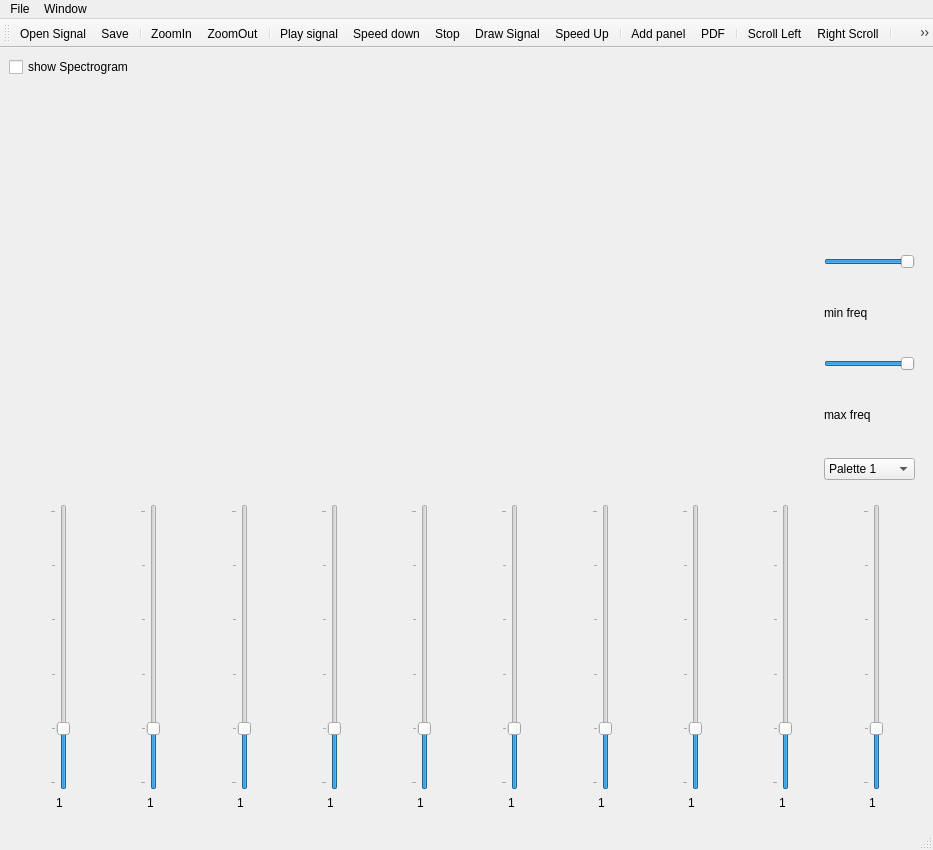
<?xml version="1.0" encoding="UTF-8"?>
<ui version="4.0">
 <class>MainWindow</class>
 <widget class="QMainWindow" name="MainWindow">
  <property name="geometry">
   <rect>
    <x>0</x>
    <y>0</y>
    <width>933</width>
    <height>850</height>
   </rect>
  </property>
  <property name="windowTitle">
   <string>MainWindow</string>
  </property>
  <property name="windowIcon">
   <iconset>
    <normaloff>E:/apps/Task1/icons/signal.png</normaloff>E:/apps/Task1/icons/signal.png</iconset>
  </property>
  <widget class="QWidget" name="centralwidget">
   <layout class="QGridLayout" name="gridLayout_4">
    <item row="1" column="0">
     <layout class="QHBoxLayout" name="horizontalLayout_2">
      <item>
       <widget class="PlotWidget" name="graphWidget" native="true">
        <property name="minimumSize">
         <size>
          <width>800</width>
          <height>200</height>
         </size>
        </property>
       </widget>
      </item>
     </layout>
    </item>
    <item row="2" column="0">
     <layout class="QHBoxLayout" name="horizontalLayout_3">
      <item>
       <widget class="PlotWidget" name="graphWidget2" native="true">
        <property name="minimumSize">
         <size>
          <width>800</width>
          <height>200</height>
         </size>
        </property>
       </widget>
      </item>
     </layout>
    </item>
    <item row="0" column="0">
     <widget class="QCheckBox" name="checkBox">
      <property name="text">
       <string>show Spectrogram</string>
      </property>
     </widget>
    </item>
    <item row="4" column="0" colspan="2">
     <widget class="QWidget" name="widget" native="true">
      <property name="minimumSize">
       <size>
        <width>0</width>
        <height>200</height>
       </size>
      </property>
      <layout class="QGridLayout" name="gridLayout_3">
       <item row="1" column="0" alignment="Qt::AlignHCenter">
        <widget class="QLabel" name="label">
         <property name="text">
          <string>1</string>
         </property>
        </widget>
       </item>
       <item row="0" column="5" alignment="Qt::AlignHCenter">
        <widget class="QSlider" name="verticalSlider_6">
         <property name="maximum">
          <number>5</number>
         </property>
         <property name="pageStep">
          <number>1</number>
         </property>
         <property name="sliderPosition">
          <number>1</number>
         </property>
         <property name="orientation">
          <enum>Qt::Vertical</enum>
         </property>
         <property name="tickPosition">
          <enum>QSlider::TicksAbove</enum>
         </property>
        </widget>
       </item>
       <item row="0" column="1" alignment="Qt::AlignHCenter">
        <widget class="QSlider" name="verticalSlider_2">
         <property name="maximum">
          <number>5</number>
         </property>
         <property name="pageStep">
          <number>1</number>
         </property>
         <property name="sliderPosition">
          <number>1</number>
         </property>
         <property name="orientation">
          <enum>Qt::Vertical</enum>
         </property>
         <property name="tickPosition">
          <enum>QSlider::TicksAbove</enum>
         </property>
        </widget>
       </item>
       <item row="1" column="3" alignment="Qt::AlignHCenter">
        <widget class="QLabel" name="label_4">
         <property name="text">
          <string>1</string>
         </property>
        </widget>
       </item>
       <item row="0" column="9" alignment="Qt::AlignHCenter">
        <widget class="QSlider" name="verticalSlider_10">
         <property name="maximum">
          <number>5</number>
         </property>
         <property name="pageStep">
          <number>1</number>
         </property>
         <property name="sliderPosition">
          <number>1</number>
         </property>
         <property name="orientation">
          <enum>Qt::Vertical</enum>
         </property>
         <property name="tickPosition">
          <enum>QSlider::TicksAbove</enum>
         </property>
        </widget>
       </item>
       <item row="0" column="3" alignment="Qt::AlignHCenter">
        <widget class="QSlider" name="verticalSlider_4">
         <property name="maximum">
          <number>5</number>
         </property>
         <property name="pageStep">
          <number>1</number>
         </property>
         <property name="sliderPosition">
          <number>1</number>
         </property>
         <property name="orientation">
          <enum>Qt::Vertical</enum>
         </property>
         <property name="tickPosition">
          <enum>QSlider::TicksAbove</enum>
         </property>
        </widget>
       </item>
       <item row="0" column="6" alignment="Qt::AlignHCenter">
        <widget class="QSlider" name="verticalSlider_7">
         <property name="maximum">
          <number>5</number>
         </property>
         <property name="pageStep">
          <number>1</number>
         </property>
         <property name="sliderPosition">
          <number>1</number>
         </property>
         <property name="orientation">
          <enum>Qt::Vertical</enum>
         </property>
         <property name="tickPosition">
          <enum>QSlider::TicksAbove</enum>
         </property>
        </widget>
       </item>
       <item row="0" column="7" alignment="Qt::AlignHCenter">
        <widget class="QSlider" name="verticalSlider_8">
         <property name="maximum">
          <number>5</number>
         </property>
         <property name="pageStep">
          <number>1</number>
         </property>
         <property name="sliderPosition">
          <number>1</number>
         </property>
         <property name="orientation">
          <enum>Qt::Vertical</enum>
         </property>
         <property name="tickPosition">
          <enum>QSlider::TicksAbove</enum>
         </property>
        </widget>
       </item>
       <item row="1" column="5" alignment="Qt::AlignHCenter">
        <widget class="QLabel" name="label_6">
         <property name="text">
          <string>1</string>
         </property>
        </widget>
       </item>
       <item row="1" column="9" alignment="Qt::AlignHCenter">
        <widget class="QLabel" name="label_10">
         <property name="text">
          <string>1</string>
         </property>
        </widget>
       </item>
       <item row="0" column="8" alignment="Qt::AlignHCenter">
        <widget class="QSlider" name="verticalSlider_9">
         <property name="maximum">
          <number>5</number>
         </property>
         <property name="pageStep">
          <number>1</number>
         </property>
         <property name="sliderPosition">
          <number>1</number>
         </property>
         <property name="orientation">
          <enum>Qt::Vertical</enum>
         </property>
         <property name="tickPosition">
          <enum>QSlider::TicksAbove</enum>
         </property>
        </widget>
       </item>
       <item row="1" column="8" alignment="Qt::AlignHCenter">
        <widget class="QLabel" name="label_9">
         <property name="text">
          <string>1</string>
         </property>
        </widget>
       </item>
       <item row="1" column="7" alignment="Qt::AlignHCenter">
        <widget class="QLabel" name="label_8">
         <property name="text">
          <string>1</string>
         </property>
        </widget>
       </item>
       <item row="1" column="4" alignment="Qt::AlignHCenter">
        <widget class="QLabel" name="label_5">
         <property name="text">
          <string>1</string>
         </property>
        </widget>
       </item>
       <item row="1" column="2" alignment="Qt::AlignHCenter">
        <widget class="QLabel" name="label_3">
         <property name="text">
          <string>1</string>
         </property>
        </widget>
       </item>
       <item row="0" column="4" alignment="Qt::AlignHCenter">
        <widget class="QSlider" name="verticalSlider_5">
         <property name="maximum">
          <number>5</number>
         </property>
         <property name="pageStep">
          <number>1</number>
         </property>
         <property name="sliderPosition">
          <number>1</number>
         </property>
         <property name="orientation">
          <enum>Qt::Vertical</enum>
         </property>
         <property name="tickPosition">
          <enum>QSlider::TicksAbove</enum>
         </property>
        </widget>
       </item>
       <item row="1" column="6" alignment="Qt::AlignHCenter">
        <widget class="QLabel" name="label_7">
         <property name="text">
          <string>1</string>
         </property>
        </widget>
       </item>
       <item row="1" column="1" alignment="Qt::AlignHCenter">
        <widget class="QLabel" name="label_2">
         <property name="text">
          <string>1</string>
         </property>
        </widget>
       </item>
       <item row="0" column="0" alignment="Qt::AlignHCenter">
        <widget class="QSlider" name="verticalSlider">
         <property name="maximum">
          <number>5</number>
         </property>
         <property name="pageStep">
          <number>1</number>
         </property>
         <property name="value">
          <number>1</number>
         </property>
         <property name="sliderPosition">
          <number>1</number>
         </property>
         <property name="orientation">
          <enum>Qt::Vertical</enum>
         </property>
         <property name="tickPosition">
          <enum>QSlider::TicksAbove</enum>
         </property>
        </widget>
       </item>
       <item row="0" column="2" alignment="Qt::AlignHCenter">
        <widget class="QSlider" name="verticalSlider_3">
         <property name="maximum">
          <number>5</number>
         </property>
         <property name="pageStep">
          <number>1</number>
         </property>
         <property name="sliderPosition">
          <number>1</number>
         </property>
         <property name="orientation">
          <enum>Qt::Vertical</enum>
         </property>
         <property name="tickPosition">
          <enum>QSlider::TicksAbove</enum>
         </property>
        </widget>
       </item>
      </layout>
     </widget>
    </item>
    <item row="1" column="1" rowspan="2">
     <widget class="QWidget" name="verticalWidget" native="true">
      <property name="maximumSize">
       <size>
        <width>16777215</width>
        <height>600</height>
       </size>
      </property>
      <layout class="QVBoxLayout" name="verticalLayout">
       <item alignment="Qt::AlignHCenter">
        <widget class="QLabel" name="spectroWidget2">
         <property name="text">
          <string/>
         </property>
        </widget>
       </item>
       <item alignment="Qt::AlignHCenter">
        <widget class="QLabel" name="spectroWidget">
         <property name="text">
          <string/>
         </property>
        </widget>
       </item>
       <item>
        <widget class="QSlider" name="min_value_slider">
         <property name="minimum">
          <number>-200</number>
         </property>
         <property name="maximum">
          <number>0</number>
         </property>
         <property name="orientation">
          <enum>Qt::Horizontal</enum>
         </property>
        </widget>
       </item>
       <item>
        <widget class="QLabel" name="min_freq">
         <property name="text">
          <string>min freq</string>
         </property>
        </widget>
       </item>
       <item>
        <widget class="QSlider" name="max_value_slider">
         <property name="minimum">
          <number>-200</number>
         </property>
         <property name="maximum">
          <number>0</number>
         </property>
         <property name="orientation">
          <enum>Qt::Horizontal</enum>
         </property>
        </widget>
       </item>
       <item>
        <widget class="QLabel" name="max_freq">
         <property name="text">
          <string>max freq</string>
         </property>
        </widget>
       </item>
       <item>
        <widget class="QComboBox" name="comboBox">
         <property name="maximumSize">
          <size>
           <width>16777215</width>
           <height>16777215</height>
          </size>
         </property>
         <property name="editable">
          <bool>false</bool>
         </property>
         <item>
          <property name="text">
           <string>Palette 1</string>
          </property>
         </item>
         <item>
          <property name="text">
           <string>Palette 2</string>
          </property>
         </item>
         <item>
          <property name="text">
           <string>Palette 3</string>
          </property>
         </item>
         <item>
          <property name="text">
           <string>Palette 4</string>
          </property>
         </item>
         <item>
          <property name="text">
           <string>Palette 5</string>
          </property>
         </item>
        </widget>
       </item>
      </layout>
     </widget>
    </item>
   </layout>
  </widget>
  <widget class="QMenuBar" name="menubar">
   <property name="geometry">
    <rect>
     <x>0</x>
     <y>0</y>
     <width>933</width>
     <height>22</height>
    </rect>
   </property>
   <widget class="QMenu" name="menuFile">
    <property name="title">
     <string>File</string>
    </property>
    <addaction name="actionOpen_signal"/>
    <addaction name="separator"/>
    <addaction name="separator"/>
    <addaction name="separator"/>
    <addaction name="actionSave_signal_as"/>
    <addaction name="separator"/>
    <addaction name="separator"/>
    <addaction name="separator"/>
    <addaction name="separator"/>
    <addaction name="separator"/>
    <addaction name="actionExit"/>
   </widget>
   <widget class="QMenu" name="menuWindow">
    <property name="title">
     <string>Window</string>
    </property>
    <addaction name="Add_New_window"/>
   </widget>
   <addaction name="menuFile"/>
   <addaction name="menuWindow"/>
  </widget>
  <widget class="QStatusBar" name="statusbar"/>
  <widget class="QToolBar" name="toolBar">
   <property name="windowTitle">
    <string>toolBar</string>
   </property>
   <attribute name="toolBarArea">
    <enum>TopToolBarArea</enum>
   </attribute>
   <attribute name="toolBarBreak">
    <bool>false</bool>
   </attribute>
   <addaction name="OpenSignalBtn"/>
   <addaction name="Save_signal"/>
   <addaction name="separator"/>
   <addaction name="ZoomIn"/>
   <addaction name="ZoomOut"/>
   <addaction name="separator"/>
   <addaction name="PlayBtn"/>
   <addaction name="actionSpeed_down"/>
   <addaction name="Stop"/>
   <addaction name="DrawSig"/>
   <addaction name="actionSpeed_Up"/>
   <addaction name="separator"/>
   <addaction name="AddPanel"/>
   <addaction name="PDF"/>
   <addaction name="separator"/>
   <addaction name="LeftScroll"/>
   <addaction name="RightScroll"/>
   <addaction name="separator"/>
   <addaction name="ShowFftButton"/>
  </widget>
  <action name="actionOpen_signal">
   <property name="text">
    <string>Open signal</string>
   </property>
   <property name="shortcut">
    <string>Ctrl+O</string>
   </property>
  </action>
  <action name="actionSave_signal_as">
   <property name="text">
    <string>Save signal</string>
   </property>
   <property name="shortcut">
    <string>Ctrl+S</string>
   </property>
  </action>
  <action name="actionExit">
   <property name="text">
    <string>Exit</string>
   </property>
   <property name="shortcut">
    <string>Alt+F4</string>
   </property>
  </action>
  <action name="OpenSignalBtn">
   <property name="icon">
    <iconset>
     <normaloff>icons/open-folder-with-document.png</normaloff>icons/open-folder-with-document.png</iconset>
   </property>
   <property name="text">
    <string>Open Signal</string>
   </property>
   <property name="toolTip">
    <string>Open Signal</string>
   </property>
   <property name="iconVisibleInMenu">
    <bool>true</bool>
   </property>
  </action>
  <action name="ZoomIn">
   <property name="icon">
    <iconset>
     <normaloff>icons/zoom-in.png</normaloff>icons/zoom-in.png</iconset>
   </property>
   <property name="text">
    <string>ZoomIn</string>
   </property>
   <property name="toolTip">
    <string>ZoomIn</string>
   </property>
   <property name="shortcut">
    <string>Ctrl++</string>
   </property>
  </action>
  <action name="ZoomOut">
   <property name="icon">
    <iconset>
     <normaloff>icons/zoom-out.png</normaloff>icons/zoom-out.png</iconset>
   </property>
   <property name="text">
    <string>ZoomOut</string>
   </property>
   <property name="toolTip">
    <string>ZoomOut</string>
   </property>
   <property name="shortcut">
    <string>Ctrl+-</string>
   </property>
  </action>
  <action name="PlayBtn">
   <property name="icon">
    <iconset>
     <normaloff>icons/sound.png</normaloff>icons/sound.png</iconset>
   </property>
   <property name="text">
    <string>Play signal</string>
   </property>
   <property name="toolTip">
    <string>Play signal</string>
   </property>
   <property name="shortcut">
    <string>Ctrl+A</string>
   </property>
  </action>
  <action name="PDF">
   <property name="icon">
    <iconset>
     <normaloff>icons/pdf.png</normaloff>icons/pdf.png</iconset>
   </property>
   <property name="text">
    <string>PDF</string>
   </property>
   <property name="toolTip">
    <string>PDF</string>
   </property>
   <property name="shortcut">
    <string>Ctrl+P</string>
   </property>
  </action>
  <action name="Spectrogram">
   <property name="text">
    <string>Spectrogram</string>
   </property>
   <property name="shortcut">
    <string>Ctrl+G</string>
   </property>
  </action>
  <action name="Add_New_window">
   <property name="text">
    <string>Add New Window</string>
   </property>
   <property name="shortcut">
    <string>Ctrl+N</string>
   </property>
  </action>
  <action name="DeleteChannel">
   <property name="text">
    <string>Delete Channel</string>
   </property>
   <property name="shortcut">
    <string>Ctrl+D</string>
   </property>
  </action>
  <action name="AddPanel">
   <property name="icon">
    <iconset>
     <normaloff>icons/addChannel.png</normaloff>icons/addChannel.png</iconset>
   </property>
   <property name="text">
    <string>Add panel</string>
   </property>
   <property name="toolTip">
    <string>Add Panel</string>
   </property>
  </action>
  <action name="LeftScroll">
   <property name="icon">
    <iconset>
     <normaloff>icons/left.png</normaloff>icons/left.png</iconset>
   </property>
   <property name="text">
    <string>Scroll Left</string>
   </property>
   <property name="toolTip">
    <string>Scroll Left</string>
   </property>
   <property name="shortcut">
    <string>Ctrl+Left</string>
   </property>
  </action>
  <action name="RightScroll">
   <property name="icon">
    <iconset>
     <normaloff>icons/right.png</normaloff>icons/right.png</iconset>
   </property>
   <property name="text">
    <string>Right Scroll</string>
   </property>
   <property name="toolTip">
    <string>Right Scroll</string>
   </property>
   <property name="shortcut">
    <string>Ctrl+Right</string>
   </property>
  </action>
  <action name="actionSignal2">
   <property name="text">
    <string>Signal2</string>
   </property>
  </action>
  <action name="actionSignal1_2">
   <property name="text">
    <string>Signal1</string>
   </property>
   <property name="shortcut">
    <string>1</string>
   </property>
  </action>
  <action name="actionSignal2_2">
   <property name="text">
    <string>Signal2</string>
   </property>
   <property name="shortcut">
    <string>2</string>
   </property>
  </action>
  <action name="actionSignal3">
   <property name="text">
    <string>Signal3</string>
   </property>
   <property name="shortcut">
    <string>3</string>
   </property>
  </action>
  <action name="Stop">
   <property name="icon">
    <iconset>
     <normaloff>icons/stop.png</normaloff>icons/stop.png</iconset>
   </property>
   <property name="text">
    <string>Stop</string>
   </property>
   <property name="toolTip">
    <string>Stop</string>
   </property>
   <property name="shortcut">
    <string>F7</string>
   </property>
  </action>
  <action name="QcheckBox">
   <property name="text">
    <string>hide</string>
   </property>
   <property name="toolTip">
    <string>hide</string>
   </property>
  </action>
  <action name="DrawSig">
   <property name="icon">
    <iconset>
     <normaloff>icons/play-button.png</normaloff>icons/play-button.png</iconset>
   </property>
   <property name="text">
    <string>Draw Signal</string>
   </property>
   <property name="toolTip">
    <string>Draw Signal</string>
   </property>
   <property name="shortcut">
    <string>F5</string>
   </property>
  </action>
  <action name="Save_signal">
   <property name="icon">
    <iconset>
     <normaloff>icons/save.png</normaloff>icons/save.png</iconset>
   </property>
   <property name="text">
    <string>Save</string>
   </property>
   <property name="toolTip">
    <string>Save</string>
   </property>
  </action>
  <action name="ShowFftButton">
   <property name="icon">
    <iconset>
     <normaloff>icons/fft.png</normaloff>icons/fft.png</iconset>
   </property>
   <property name="text">
    <string>Show FFT</string>
   </property>
   <property name="toolTip">
    <string>Show FFT</string>
   </property>
  </action>
  <action name="actionSpeed_Up">
   <property name="icon">
    <iconset>
     <normaloff>icons/next.png</normaloff>icons/next.png</iconset>
   </property>
   <property name="text">
    <string>Speed Up</string>
   </property>
   <property name="toolTip">
    <string>Speed Up</string>
   </property>
   <property name="shortcut">
    <string>Ctrl+Up</string>
   </property>
  </action>
  <action name="actionSpeed_down">
   <property name="icon">
    <iconset>
     <normaloff>icons/back.png</normaloff>icons/back.png</iconset>
   </property>
   <property name="text">
    <string>Speed down</string>
   </property>
   <property name="toolTip">
    <string>Speed down</string>
   </property>
   <property name="shortcut">
    <string>Ctrl+Down</string>
   </property>
  </action>
 </widget>
 <customwidgets>
  <customwidget>
   <class>PlotWidget</class>
   <extends>QWidget</extends>
   <header location="global">pyqtgraph</header>
   <container>1</container>
  </customwidget>
 </customwidgets>
 <tabstops>
  <tabstop>checkBox</tabstop>
  <tabstop>verticalSlider</tabstop>
  <tabstop>verticalSlider_2</tabstop>
  <tabstop>verticalSlider_3</tabstop>
  <tabstop>verticalSlider_4</tabstop>
  <tabstop>verticalSlider_5</tabstop>
  <tabstop>verticalSlider_6</tabstop>
  <tabstop>verticalSlider_7</tabstop>
  <tabstop>verticalSlider_8</tabstop>
  <tabstop>verticalSlider_9</tabstop>
  <tabstop>verticalSlider_10</tabstop>
  <tabstop>min_value_slider</tabstop>
  <tabstop>max_value_slider</tabstop>
  <tabstop>comboBox</tabstop>
 </tabstops>
 <resources/>
 <connections/>
</ui>
